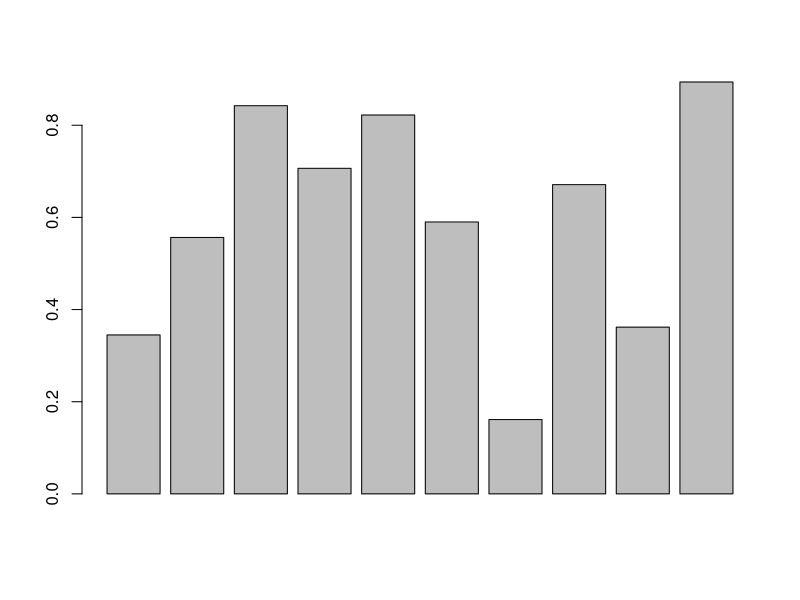
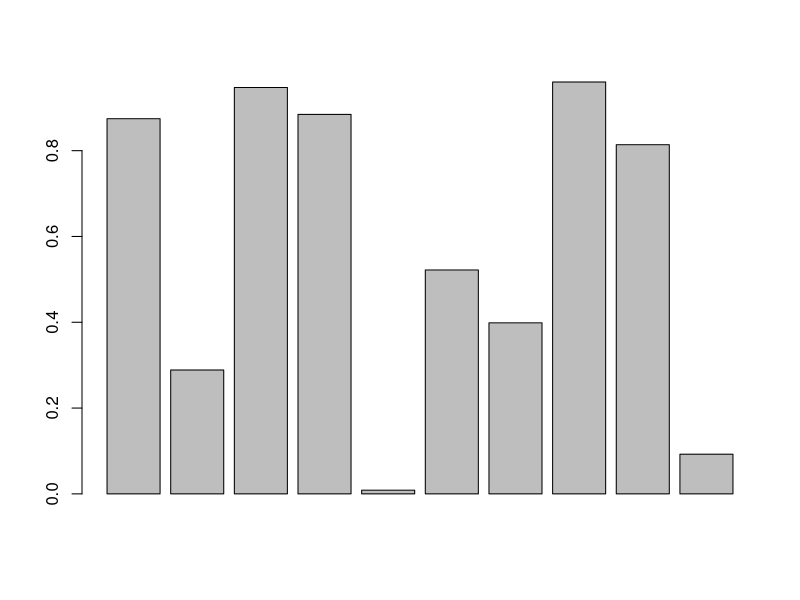
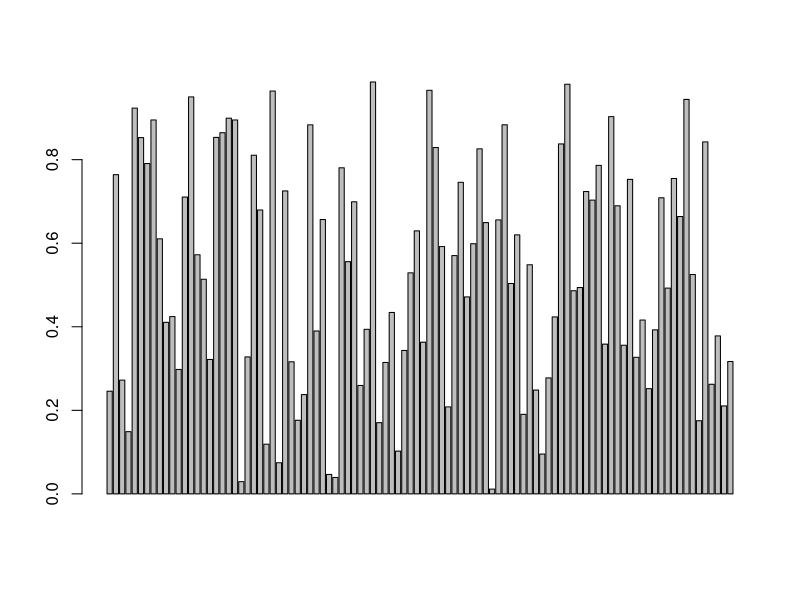

These charts were generated, in order, by the following R code: (Note: this script raises an error after producing the figures.)
#
# 2019_10_Parallelism
#

# Let's create some articifal work using R's Random Uniform Distribution function "runif(x)"


distribution <- runif(10)
average <- mean(distribution)
print(average)
barplot(distribution)

# now let's set the SEED to get predictable numbers
set.seed(12345678)
distribution <- runif(10)
average <- mean(distribution)
print(average)
barplot(distribution)

# And lets create more work (scaling up)
{
set.seed(87654321)
distribution <- runif(100)
average <- mean(distribution)
print(average)
barplot(distribution)
}

# and how long is that exactly ?
system.time({
  set.seed(12345678)
  distribution <- runif(100e6)
  average <- mean(distribution)
  print(average)
})


# Let's wrap this up in a function for our later tests
workload <- function (seed=0) {
  set.seed(seed)
  distribution <- runif(100e6)
  average <- mean(distribution)
  return(average)
} 

# It should give the same result - so let's check
workload(12345678)

# and take almost the same time to run
system.time({
  print(workload(12345678))
})


# Most scientific compute task involve doing similar things over and over.
# Let's simulate this by computing averages for 10 different SEEDs

workload(1)
workload(2)
workload(3)
workload(4)
workload(5)
workload(6)
workload(7)
workload(8)
workload(9)
workload(10)

# or of course we could use a FOR loop ...
for (seed in 1:10) {
  average <- workload(seed)
  print(average)
}

# and we could APPLY the workload function to an array of SEEDs
sapply(1:10, workload)

# but which one is faster, loops ...
system.time({
  for (seed in 1:10) {
    average <- workload(seed)
    print(average)
  }
})

# or applying ?
system.time({
  print(sapply(1:10, workload))
})


# Now we go parallel ...
library(parallel)

# How many CPU cores do we have
detectCores()
numCores <- detectCores()




# with more than 1 core we should be able more work at the same time

# Let try it with a parallel loop
library(foreach)

install.packages("doParallel")
library(doParallel)


cl <- makeCluster(numCores)
registerDoParallel(cl)

system.time({
  foreach (seed=1:10) %dopar% {
    average <- workload(seed)
    print(average)
  } 
})

# and similarly we can do a parallel APPLY
system.time({
  results = mclapply(1:10, workload, mc.cores = numCores)
})
